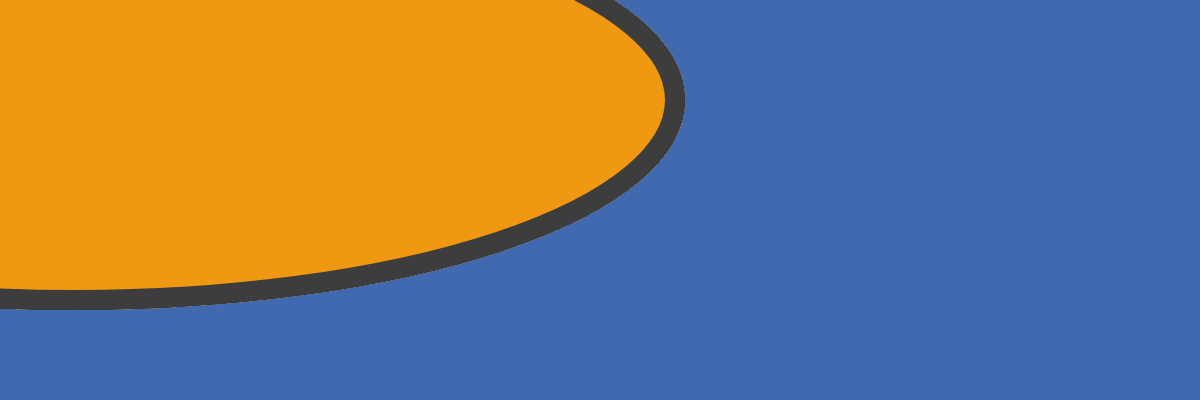
Frame 1 (no input)
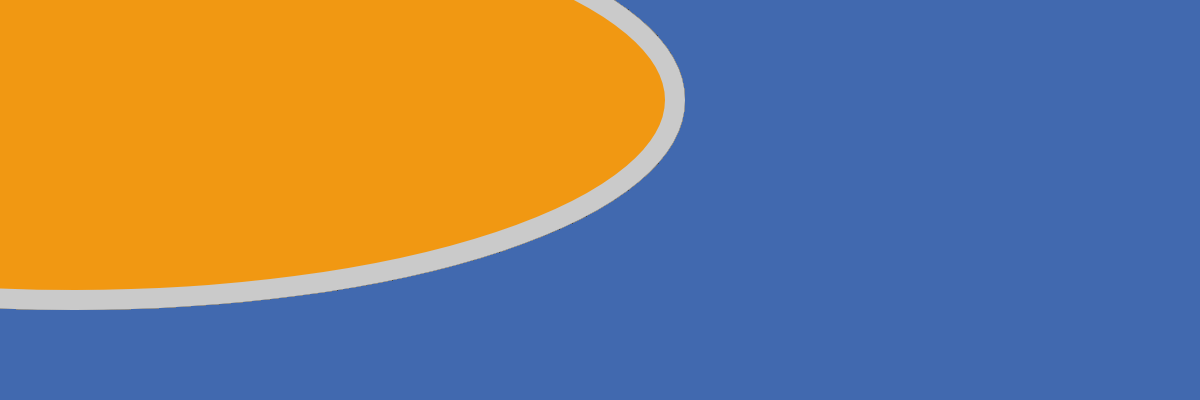
Frame 60 (no input)
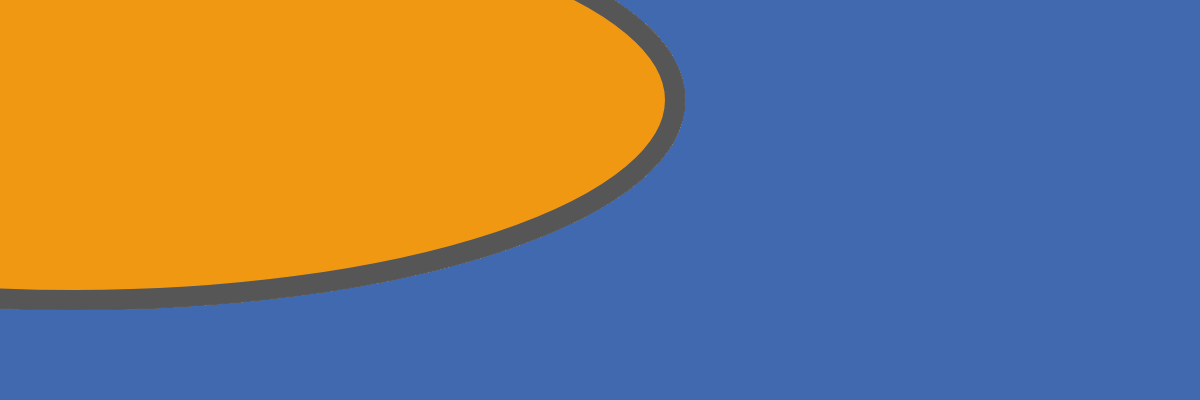
Frame 120 (the mouse pressed at the canvas centre since frame 60)

The p5.js sketch that drew these frames (run headless with seeded random() and noise() and a simulated clock; from frame 60 on, the mouse is pressed at the canvas centre):

// p5.js sketch
// ── sketch.js
function setup() {
  createCanvas(windowWidth, 400);
  background('rgb(65, 105, 175)');
  strokeWeight(20);
  frameRate(20);
}

function draw() {
  for (var i = 0; i < width; i++) {
    var r = random(255);
    stroke(r);
    fill('rgb(241, 152, 18)');
    ellipse(75, 100, width, height);
  }
}
